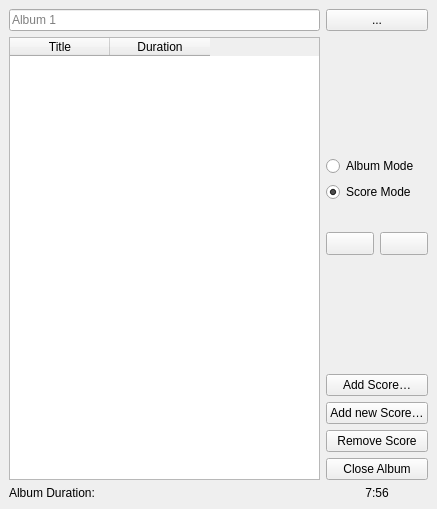
<?xml version="1.0" encoding="UTF-8"?>
<ui version="4.0">
 <class>AlbumManager</class>
 <widget class="QDockWidget" name="AlbumManager">
  <property name="geometry">
   <rect>
    <x>0</x>
    <y>0</y>
    <width>437</width>
    <height>509</height>
   </rect>
  </property>
  <property name="autoFillBackground">
   <bool>false</bool>
  </property>
  <property name="floating">
   <bool>false</bool>
  </property>
  <property name="windowTitle">
   <string>Album Manager</string>
  </property>
  <widget class="QWidget" name="dockWidgetContents">
   <layout class="QVBoxLayout" name="verticalLayout">
    <item>
     <layout class="QGridLayout" name="gridLayout">
      <item row="1" column="1">
       <spacer name="verticalSpacer3">
        <property name="orientation">
         <enum>Qt::Vertical</enum>
        </property>
        <property name="sizeHint" stdset="0">
         <size>
          <width>20</width>
          <height>40</height>
         </size>
        </property>
       </spacer>
      </item>
      <item row="11" column="1">
       <widget class="QPushButton" name="addNew">
        <property name="text">
         <string>Add new Score…</string>
        </property>
       </widget>
      </item>
      <item row="9" column="1">
       <spacer name="verticalSpacer2">
        <property name="orientation">
         <enum>Qt::Vertical</enum>
        </property>
        <property name="sizeHint" stdset="0">
         <size>
          <width>20</width>
          <height>40</height>
         </size>
        </property>
       </spacer>
      </item>
      <item row="14" column="0">
       <widget class="QLabel" name="label_2">
        <property name="text">
         <string>Album Duration:</string>
        </property>
       </widget>
      </item>
      <item row="10" column="1">
       <widget class="QPushButton" name="add">
        <property name="text">
         <string>Add Score…</string>
        </property>
       </widget>
      </item>
      <item row="3" column="1">
       <widget class="QRadioButton" name="scoreModeButton">
        <property name="text">
         <string>Score Mode</string>
        </property>
        <property name="checked">
         <bool>true</bool>
        </property>
       </widget>
      </item>
      <item row="0" column="0">
       <widget class="QLineEdit" name="albumTitleEdit">
        <property name="placeholderText">
         <string>Album 1</string>
        </property>
       </widget>
      </item>
      <item row="2" column="1">
       <widget class="QRadioButton" name="albumModeButton">
        <property name="text">
         <string>Album Mode</string>
        </property>
       </widget>
      </item>
      <item row="14" column="1">
       <widget class="QLabel" name="durationLabel">
        <property name="text">
         <string>7:56</string>
        </property>
        <property name="alignment">
         <set>Qt::AlignCenter</set>
        </property>
       </widget>
      </item>
      <item row="12" column="1">
       <widget class="QPushButton" name="remove">
        <property name="toolTip">
         <string>Remove current score</string>
        </property>
        <property name="text">
         <string>Remove Score</string>
        </property>
       </widget>
      </item>
      <item row="8" column="1">
       <layout class="QHBoxLayout" name="horizontalLayout_3">
        <item>
         <widget class="QToolButton" name="up">
          <property name="sizePolicy">
           <sizepolicy hsizetype="Preferred" vsizetype="Fixed">
            <horstretch>0</horstretch>
            <verstretch>0</verstretch>
           </sizepolicy>
          </property>
          <property name="toolTip">
           <string>Move current score up in list</string>
          </property>
          <property name="text">
           <string notr="true"/>
          </property>
          <property name="icon">
           <iconset resource="musescore.qrc">
            <normaloff>:/data/icons/arrow_up.svg</normaloff>:/data/icons/arrow_up.svg</iconset>
          </property>
         </widget>
        </item>
        <item>
         <widget class="QToolButton" name="down">
          <property name="sizePolicy">
           <sizepolicy hsizetype="Preferred" vsizetype="Fixed">
            <horstretch>0</horstretch>
            <verstretch>0</verstretch>
           </sizepolicy>
          </property>
          <property name="toolTip">
           <string>Move current score down in list</string>
          </property>
          <property name="text">
           <string notr="true"/>
          </property>
          <property name="icon">
           <iconset resource="musescore.qrc">
            <normaloff>:/data/icons/arrow_down.svg</normaloff>:/data/icons/arrow_down.svg</iconset>
          </property>
         </widget>
        </item>
       </layout>
      </item>
      <item row="13" column="1">
       <widget class="QPushButton" name="closeAlbumButton">
        <property name="text">
         <string>Close Album</string>
        </property>
       </widget>
      </item>
      <item row="0" column="1">
       <layout class="QHBoxLayout" name="horizontalLayout_4">
        <item>
         <widget class="QPushButton" name="settingsButton">
          <property name="sizePolicy">
           <sizepolicy hsizetype="Preferred" vsizetype="Preferred">
            <horstretch>0</horstretch>
            <verstretch>0</verstretch>
           </sizepolicy>
          </property>
          <property name="layoutDirection">
           <enum>Qt::LeftToRight</enum>
          </property>
          <property name="text">
           <string>...</string>
          </property>
         </widget>
        </item>
       </layout>
      </item>
      <item row="1" column="0" rowspan="13">
       <widget class="QTableWidget" name="scoreList">
        <property name="dragEnabled">
         <bool>true</bool>
        </property>
        <property name="dragDropOverwriteMode">
         <bool>false</bool>
        </property>
        <property name="dragDropMode">
         <enum>QAbstractItemView::NoDragDrop</enum>
        </property>
        <property name="defaultDropAction">
         <enum>Qt::MoveAction</enum>
        </property>
        <property name="showGrid">
         <bool>false</bool>
        </property>
        <property name="columnCount">
         <number>2</number>
        </property>
        <column>
         <property name="text">
          <string>Title</string>
         </property>
        </column>
        <column>
         <property name="text">
          <string>Duration</string>
         </property>
        </column>
       </widget>
      </item>
     </layout>
    </item>
   </layout>
  </widget>
 </widget>
 <tabstops>
  <tabstop>add</tabstop>
  <tabstop>addNew</tabstop>
  <tabstop>remove</tabstop>
  <tabstop>closeAlbumButton</tabstop>
  <tabstop>up</tabstop>
  <tabstop>down</tabstop>
  <tabstop>albumModeButton</tabstop>
  <tabstop>scoreModeButton</tabstop>
  <tabstop>settingsButton</tabstop>
  <tabstop>albumTitleEdit</tabstop>
  <tabstop>scoreList</tabstop>
 </tabstops>
 <resources>
  <include location="musescore.qrc"/>
 </resources>
 <connections/>
</ui>
